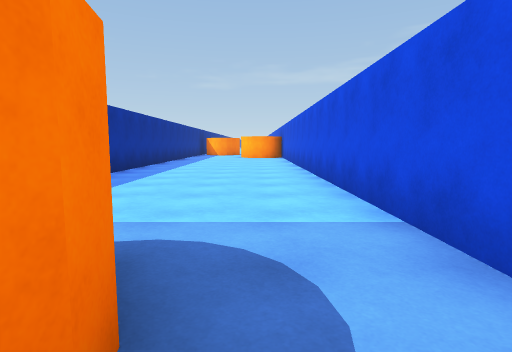
[1] (above)

16 first-person views from a walk through a scene from a Unity 3-D project. The camera is 1.3 m above the floor, tilts 6° down and sees 80° across. The floor is counted in squares, 2 m on a side. Each view is taken from the middle of a square. On the plan, view 1 faces up. The plan holds only what a view shows up to about 10 squares ahead; the rest is blank. The place goes on beyond the plan. Surface patterns are stand-ins for the level's own textures.

[2]
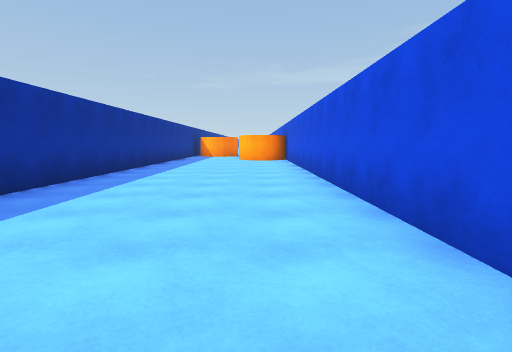

[3]
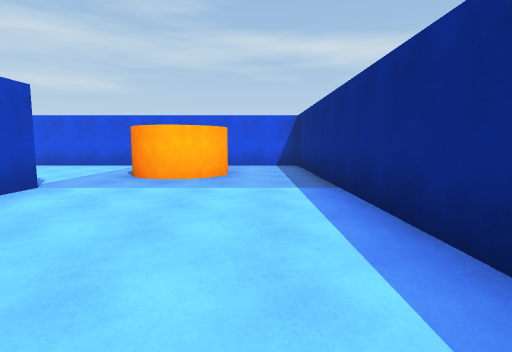

[4]
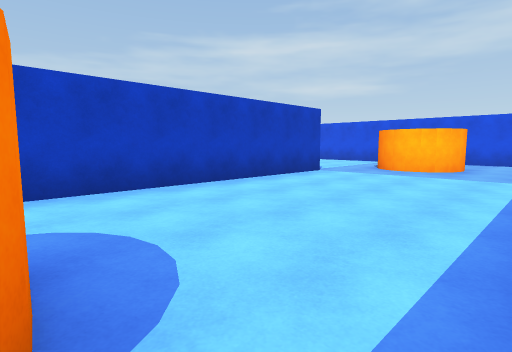

[5]
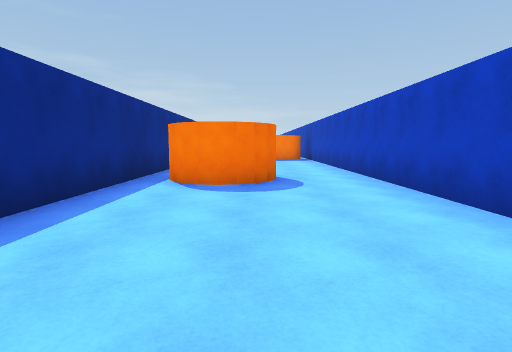

[6]
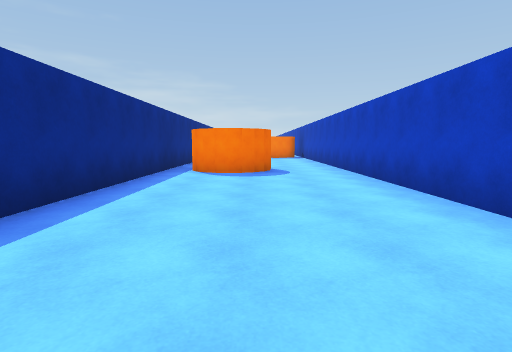

[7]
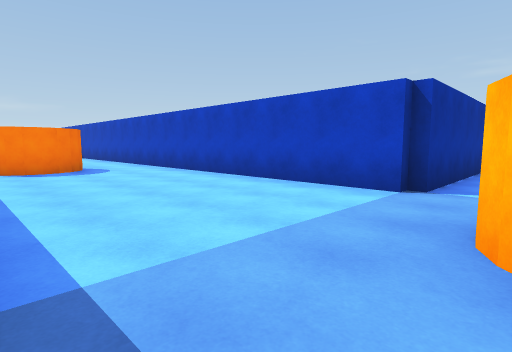

[8]
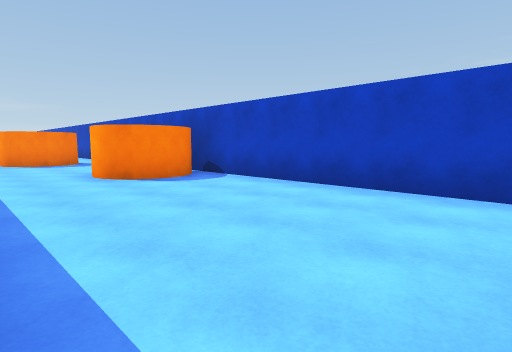

[9]
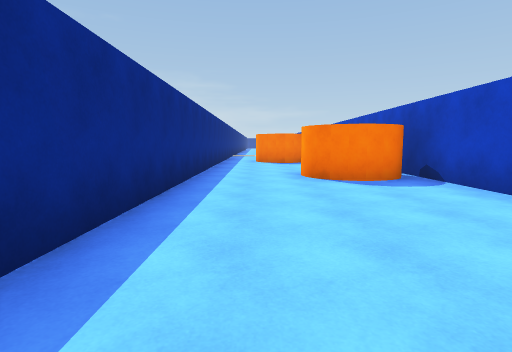

[10]
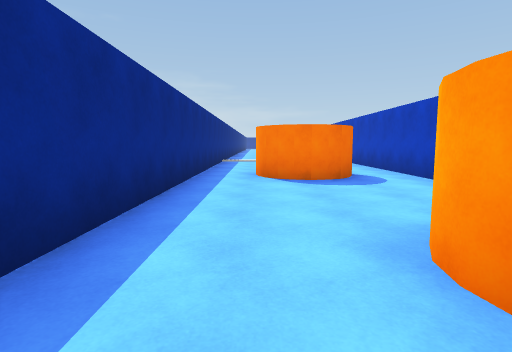

[11]
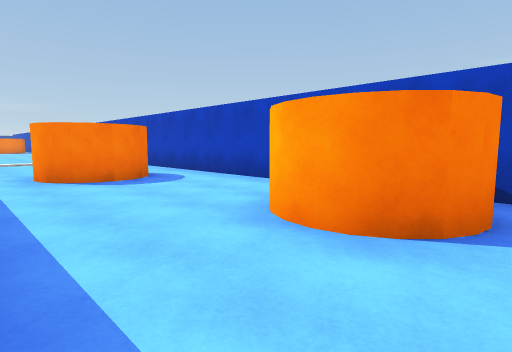

[12]
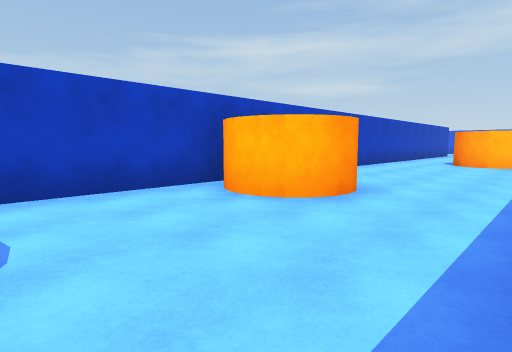

[13]
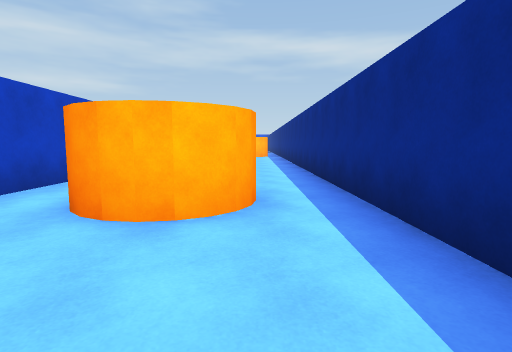

[14]
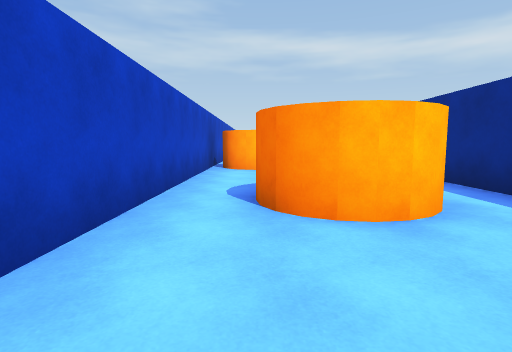

[15]
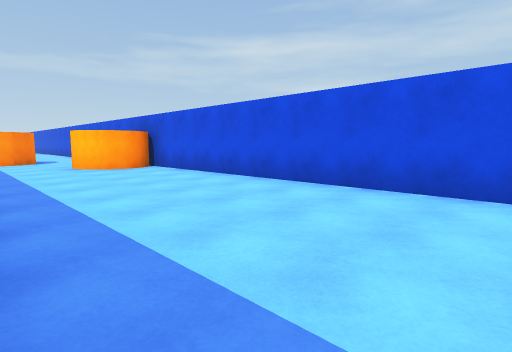

[16]
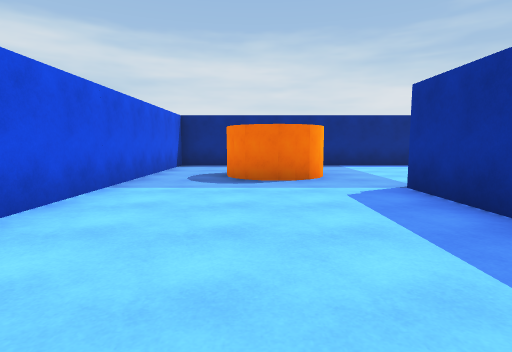

### Floor plan
Points are (right, up) in squares from view 1. A wall is a line through its corners. A room is listed if a view was taken in it or the views show most of it. See-through windows are left out.
Room 1 (views 1, 7)
walls: (-1.6, -0.4) (-2, -0.2); (-0.5, 1) (-0.4, 0.5); (-2.4, -2.2) (1.3, -2.2) (1.3, 1.5)
ways out: opening at (0.5, 0.5) to room 2; opening at (-1.5, -1.5) to room 3
Room 2 (views 2, 15, 16)
walls: (-3.2, 12) (-3.2, 2.3) (-4.4, 2.3); (0, 14.1) (-0.6, 14.4); (-0.3, 14.3) (-0.6, 14.6); (-0.5, 14.5) (-0.7, 14.8) (-0.7, 15.2); (-1.8, 1.5) (-1.3, 1.6); (1.3, 1.5) (1.3, 14.7) (0.9, 14.3) (0.5, 14.1); (-1.6, 17.6) (-2, 17.5)
ways out: opening at (0.5, 0.5) to room 1; opening at (-3.5, 2) to room 3
Room 3 (views 3, 4, 5, 6)
walls: (-10.1, 0.1) (-9.9, -0.3); (-4.4, 2.3) (-11.4, 2.3); (-10.2, -1.4) (-10.6, -1.6); (-10.6, 0.4) (-10.2, 0.2) (-9.9, -0.1) (-9.8, -0.7); (-2.4, 0.5) (-2.3, 1); (-11.6, -2.2) (-2.4, -2.2)
ways out: opening at (-1.5, -1.5) to room 1; opening at (-3.5, 2) to room 2; opening at (-10.5, -2) to room 4; opening at (-10.5, 1.5) to room 4
Room 4 (views 8, 9, 10, 11)
walls: (-17.4, 0.7) (-17.6, 0.2) (-18.2, -0.1) (-18.7, 0) (-19, 0.2); (-11.8, -1) (-11.8, -0.5); (-11.5, 0.1) (-11.1, 0.4); (-11.4, 2.3) (-17.9, 2.3); (-19.6, -2.2) (-11.6, -2.2)
ways out: opening at (-10.5, -2) to room 3; opening at (-10.5, 1.5) to room 3; opening at (-19.3, -1) to room 5
Room 5 (view 12)
walls: (-22.5, -0.2) (-22.8, -0.7); (-22.7, -0.6) (-22.9, -0.8) (-23.3, -1); (-24.1, 0.8) (-23.7, 1); (-19.3, 1.1) (-19.1, 1.6); (-24.5, -2.2) (-19.6, -2.2); (-17.9, 2.3) (-24.6, 2.3)
ways out: opening at (-19.3, -1) to room 4; opening at (-23.5, -1.5) to room 6; opening at (-23.5, 2) to room 6
Room 6 (views 13, 14)
walls: (-24.4, 0.5) (-24.1, 0.8); (-27, -2.2) (-24.5, -2.2); (-24.6, 2.3) (-27.1, 2.3)
ways out: opening at (-23.5, -1.5) to room 5; opening at (-23.5, 2) to room 5

Where each view was taken, in squares from view 1:
view 1: 0 up, 0 right, facing up
view 2: 2 up, 0 right, facing up
view 3: 1 down, 8 left, facing right
view 4: 2 down, 10 left, facing up-right
view 5: 0 up, 5 left, facing left
view 6: 0 up, 3 left, facing left
view 7: 2 down, 2 left, facing up-left
view 8: 2 down, 12 left, facing up-left
view 9: 1 down, 12 left, facing left
view 10: 1 down, 17 left, facing left
view 11: 2 down, 17 left, facing up-left
view 12: 2 down, 22 left, facing up-right
view 13: 1 down, 27 left, facing right
view 14: 1 up, 27 left, facing right
view 15: 6 up, 3 left, facing up-right
view 16: 7 up, 1 left, facing down
